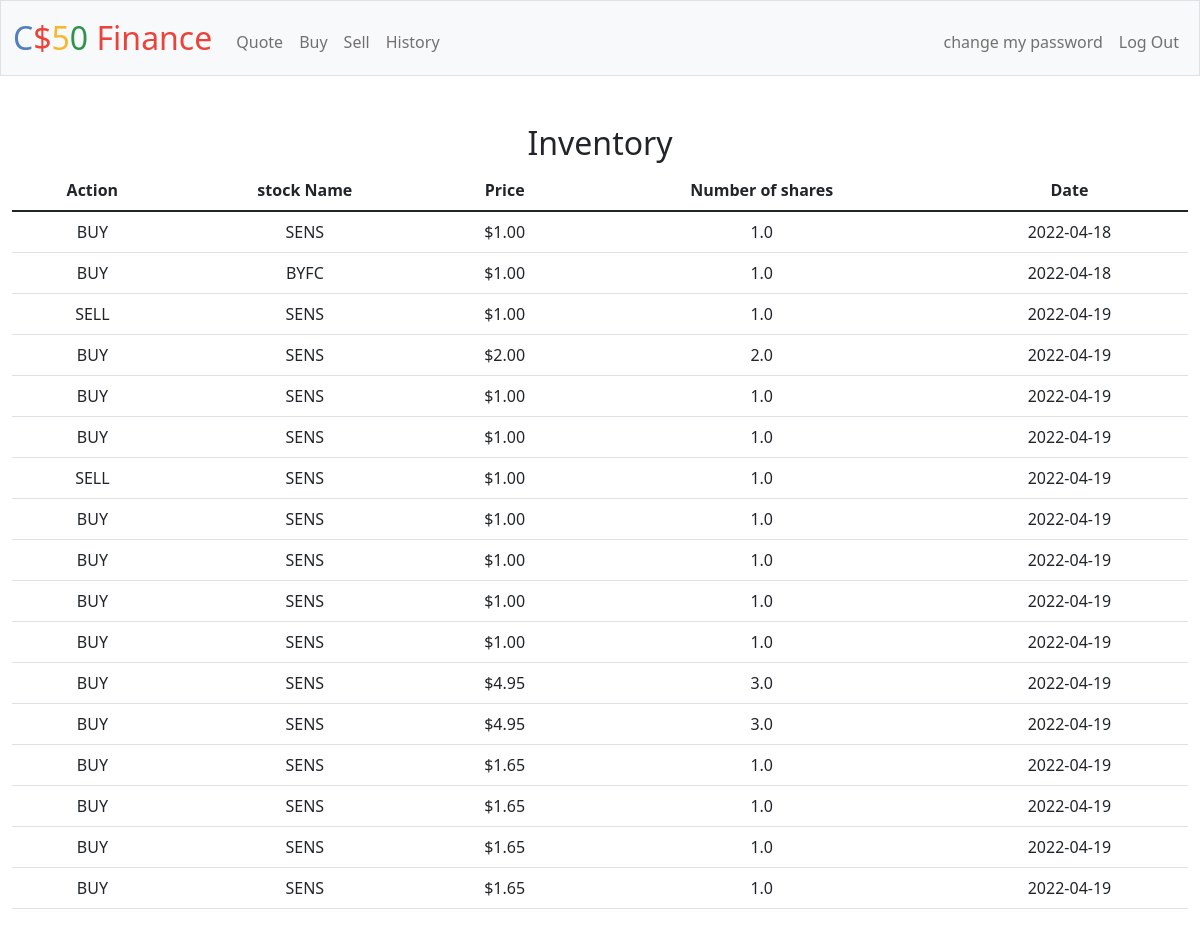
Screenshot of /history (signed in) with the database file from the repository.
### tables this page shows
CREATE TABLE 'history' ('user_name' TEXT NOT NULL, 'stock' TEXT NOT NULL,'price' REAL NOT NULL, 'time' DATETIME NOT NULL DEFAULT CURRENT_DATE, 'Action' TEXT, 'shares' REAL);

### app.py (the view)
@app.route("/history")
@login_required
def history():
    history = db.execute("SELECT * FROM history WHERE user_name = ?", session["user_name"])
    return render_template("history.html", history=history)

### app.py (called while the page is built)
@app.after_request
def after_request(response):
    response.headers["Cache-Control"] = "no-cache, no-store, must-revalidate"
    response.headers["Expires"] = 0
    response.headers["Pragma"] = "no-cache"
    return response

### helpers.py (called while the page is built)
def login_required(f):
    @wraps(f)
    def decorated_function(*args, **kwargs):
        if session.get("user_id") is None:
            return redirect("/login")
        return f(*args, **kwargs)
    return decorated_function

def usd(value):
    return f"${value:,.2f}"

### templates/history.html (shortened to what this page needs)
{% extends "layout.html" %}
{% block main %}
<div >
    <h2>Inventory</h2>
    <table class="table table-hover">
        <thead>
            <tr>
                <th>Action</th>
                <th>stock Name</th>
                <th>Price</th>
                <th>Number of shares</th>
                <th>Date</th>
            </tr>
        </thead>
        {% for row in history%}
            <tr><td>{{row["Action"]}}</td>
                <td>{{row["stock"]}}</td>
                <td>{{row["price"] | usd}}</td>
                <td>{{row["shares"]}}</td>
                <td>{{row["time"]}}</td>
            </tr>
        {% endfor %}
        </table>
{% endblock %}

### rows the page displays
history: Action "BUY", stock "SENS", price "$1.00", shares "1.0", time "2022-04-18"
history: Action "BUY", stock "BYFC", price "$1.00", shares "1.0", time "2022-04-18"
history: Action "SELL", stock "SENS", price "$1.00", shares "1.0", time "2022-04-19"
history: Action "BUY", stock "SENS", price "$2.00", shares "2.0", time "2022-04-19"
history: Action "BUY", stock "SENS", price "$1.00", shares "1.0", time "2022-04-19"
history: Action "BUY", stock "SENS", price "$1.00", shares "1.0", time "2022-04-19"
history: Action "SELL", stock "SENS", price "$1.00", shares "1.0", time "2022-04-19"
history: Action "BUY", stock "SENS", price "$1.00", shares "1.0", time "2022-04-19"
history: Action "BUY", stock "SENS", price "$1.00", shares "1.0", time "2022-04-19"
history: Action "BUY", stock "SENS", price "$1.00", shares "1.0", time "2022-04-19"
history: Action "BUY", stock "SENS", price "$1.00", shares "1.0", time "2022-04-19"
history: Action "BUY", stock "SENS", price "$4.95", shares "3.0", time "2022-04-19"
history: Action "BUY", stock "SENS", price "$4.95", shares "3.0", time "2022-04-19"
history: Action "BUY", stock "SENS", price "$1.65", shares "1.0", time "2022-04-19"
history: Action "BUY", stock "SENS", price "$1.65", shares "1.0", time "2022-04-19"
history: Action "BUY", stock "SENS", price "$1.65", shares "1.0", time "2022-04-19"
history: Action "BUY", stock "SENS", price "$1.65", shares "1.0", time "2022-04-19"
